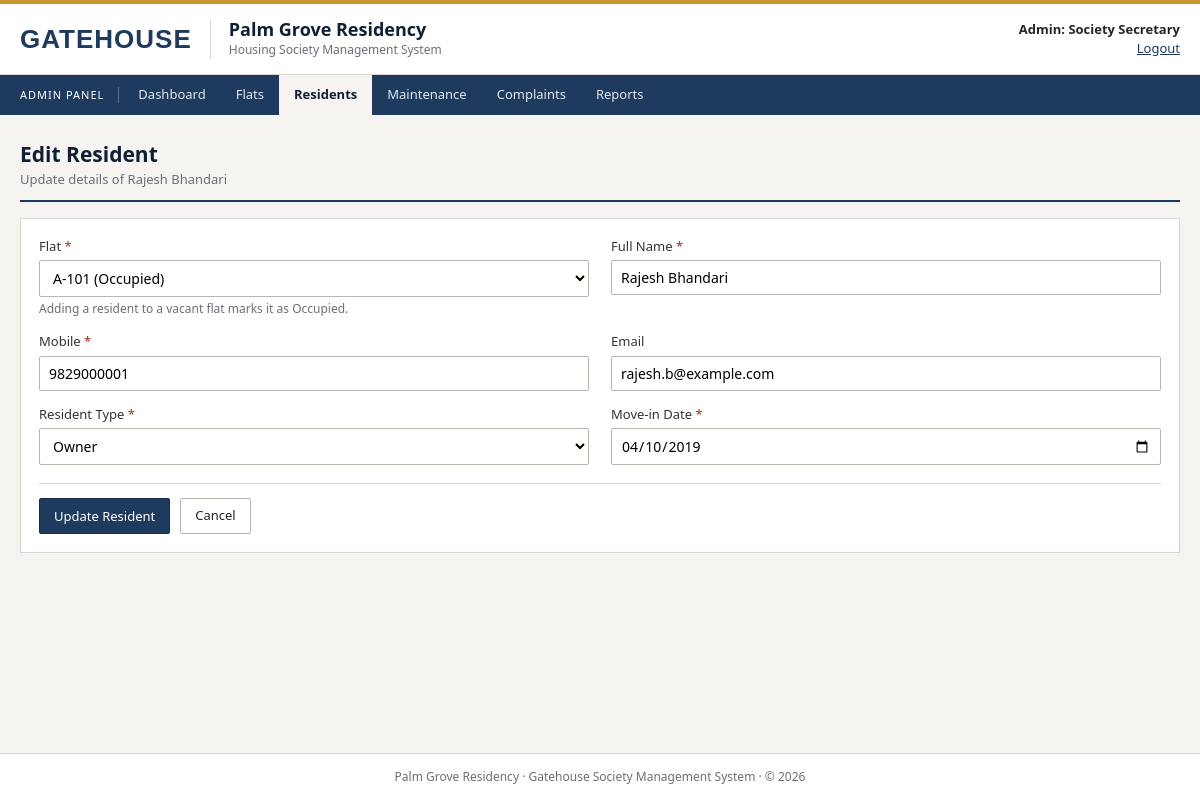
The app's page /admin/resident_edit.php?id=1 (signed in) with its own data.
### tables this page shows
CREATE TABLE residents (
    resident_id   INT AUTO_INCREMENT PRIMARY KEY,
    flat_id       INT          NOT NULL,
    name          VARCHAR(100) NOT NULL,
    mobile        VARCHAR(10)  NOT NULL,
    email         VARCHAR(100),
    resident_type ENUM('Owner','Tenant','Family Member') NOT NULL,
    move_in_date  DATE         NOT NULL,
    created_at    TIMESTAMP DEFAULT CURRENT_TIMESTAMP,
    FOREIGN KEY (flat_id) REFERENCES flats(flat_id) ON DELETE CASCADE
);

CREATE TABLE flats (
    flat_id     INT AUTO_INCREMENT PRIMARY KEY,
    flat_no     VARCHAR(10)  NOT NULL UNIQUE,    
    password    VARCHAR(255) NOT NULL,           
    block       VARCHAR(5)   NOT NULL,
    floor_no    INT          NOT NULL,
    flat_type   ENUM('1BHK','2BHK','3BHK') NOT NULL,
    area_sqft   INT          NOT NULL,
    status      ENUM('Occupied','Vacant') NOT NULL DEFAULT 'Vacant',
    created_at  TIMESTAMP DEFAULT CURRENT_TIMESTAMP
);

### admin/_resident_form.php (the view, shortened to what this page needs)
<?php
$flatList = $conn->query("SELECT flat_id, flat_no, status FROM flats ORDER BY flat_no");
?>
<form method="post" class="validate" novalidate>
    <div class="form-grid">
        <div class="form-group">
            <label for="flat_id">Flat <span class="req">*</span></label>
            <select id="flat_id" name="flat_id" required>
                <?php while ($f = $flatList->fetch_assoc()): ?>
                    <option value="<?= $f['flat_id'] ?>" <?= $d['flat_id'] == $f['flat_id'] ? 'selected' : '' ?>>
                        <?= e($f['flat_no']) ?> (<?= e($f['status']) ?>)
                    </option>
                <?php endwhile; ?>
            </select>
            <div class="hint">Adding a resident to a vacant flat marks it as Occupied.</div>
        </div>
        <div class="form-group">
            <label for="name">Full Name <span class="req">*</span></label>
            <input type="text" id="name" name="name" value="<?= e($d['name']) ?>" required data-minlength="3" maxlength="100">
        </div>
        <div class="form-group">
            <label for="mobile">Mobile <span class="req">*</span></label>
            <input type="text" id="mobile" name="mobile" value="<?= e($d['mobile']) ?>" required data-rule="mobile" maxlength="10">
        </div>
        <div class="form-group">
            <label for="email">Email</label>
            <input type="email" id="email" name="email" value="<?= e($d['email']) ?>" data-rule="email" maxlength="100">
        </div>
        <div class="form-group">
            <label for="resident_type">Resident Type <span class="req">*</span></label>
            <select id="resident_type" name="resident_type" required>
                <option value="">-- Select --</option><?= options($RESIDENT_TYPES, $d['resident_type']) ?>
            </select>
        </div>
        <div class="form-group">
            <label for="move_in_date">Move-in Date <span class="req">*</span></label>
            <input type="date" id="move_in_date" name="move_in_date" value="<?= e($d['move_in_date']) ?>" required max="<?= date('Y-m-d') ?>">
        </div>
    </div>
    <div class="form-actions">
        <button type="submit" class="btn"><?= e($submitLabel) ?></button>
        <a href="residents.php" class="btn btn-light">Cancel</a>
    </div>
</form>

### admin/resident_edit.php (shortened to what this page needs)
<?php
require_once '../config/db.php';
$id = (int)($_GET['id'] ?? 0);
$d = db_select($conn, "SELECT * FROM residents WHERE resident_id = ?", 'i', [$id])->fetch_assoc();
$errors = [];
include '../includes/header.php';
?>
<div class="page-head"><div><h1>Edit Resident</h1><p>Update details of <?= e($d['name']) ?></p></div></div>
<div class="card">
    <?php show_errors($errors); $submitLabel = 'Update Resident'; include '_resident_form.php'; ?>
</div>
<?php include '../includes/footer.php'; ?>

### assets/css/style.css (style rules this page uses)
:root { --brand: #1f3a5f; --brand-dark: #172c49; --brand-deep: #0f1f35; --brand-light: #e9eef5; --accent: #c8962e; --paper: #f5f4f0; --white: #ffffff; --ink: #22262b; --muted: #6a6f76; --line: #d8d6cf; --head: #edebe5; --green: #2e7d32; --red: #b3261e; --amber: #a86500; }
* { box-sizing: border-box; margin: 0; padding: 0; }
body { font-family: Tahoma, Verdana, "Segoe UI", Arial, sans-serif; background: var(--paper); color: var(--ink); font-size: 14px; line-height: 1.5; min-height: 100vh; display: flex; flex-direction: column; }
a { color: var(--brand); }
h1, h2, .site-name { font-weight: bold; }
.page-head { display: flex; justify-content: space-between; align-items: flex-end; gap: 12px; margin-bottom: 16px; padding-bottom: 10px; border-bottom: 2px solid var(--brand); flex-wrap: wrap; }
.page-head h1 { font-size: 21px; color: var(--brand-deep); }
.page-head p { color: var(--muted); font-size: 13px; }
.card { background: var(--white); border: 1px solid var(--line); padding: 18px; margin-bottom: 18px; }
.btn { display: inline-block; padding: 7px 14px; border: 1px solid var(--brand-dark); border-radius: 2px; font-size: 13px; cursor: pointer; background: var(--brand); color: #fff; font-family: inherit; text-decoration: none; }
.btn-light { background: var(--white); color: var(--ink); border-color: #b9b6ad; }
.form-grid { display: grid; grid-template-columns: repeat(2, 1fr); gap: 14px 22px; }
.form-group { display: flex; flex-direction: column; }
label { font-size: 13px; margin-bottom: 4px; color: #333; }
label .req { color: var(--red); }
input, select, textarea { padding: 7px 9px; border: 1px solid #b9b6ad; border-radius: 2px; font-size: 14px; font-family: inherit; background: #fff; width: 100%; }
.hint { color: var(--muted); font-size: 12px; margin-top: 3px; }
.form-actions { margin-top: 18px; padding-top: 14px; border-top: 1px solid var(--line); display: flex; gap: 10px; }

### records on screen
residents: name "Rajesh Bhandari", flat_id "A-101 (Occupied)", mobile "9829000001", email "rajesh.b@example.com", move_in_date "04/10/2019"

### other values on screen
APP_NAME "GATEHOUSE"
SOCIETY_NAME "Palm Grove Residency"
$who "Admin: Society Secretary"
$label "Dashboard"
$label "Flats"
$label "Residents"
$label "Maintenance"
$label "Complaints"
$label "Reports"
$submitLabel "Update Resident"
APP_NAME "Gatehouse"
form field resident_type "Owner"
